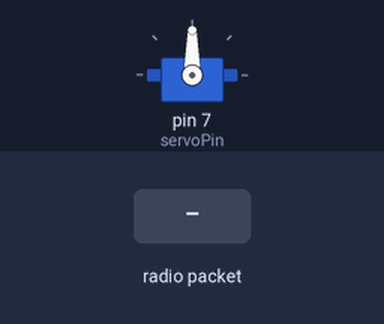
Bench run of a sketch on a simulated Arduino Uno, built with avr-gcc and run on an emulated ATmega328P. On the bench: servo. The inputs (shaded band) are chosen by the test bench. No radio packets arrive unless stated.

Above: at 1.2 s.
1.3 s: radio packet "s" arrives
At 1.45 s:
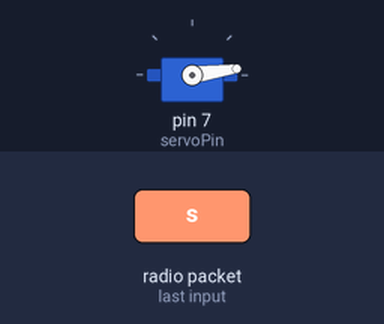
At 2.05 s:
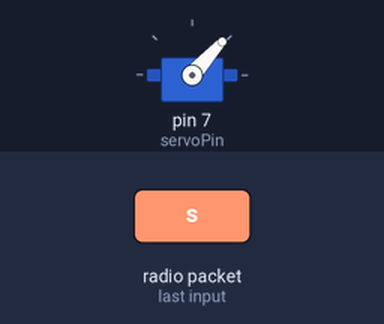
Timing chart, 0 to 4.3 s (numbered marks = the images above; inputs shaded):
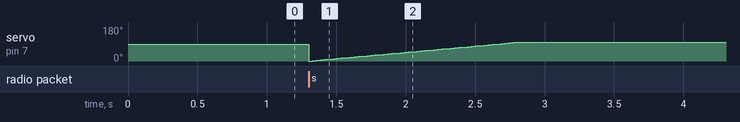

The sketch:

Room_Light.ino
```cpp
#include <SPI.h>
#include <nRF24L01.h>
#include <RF24.h>
#include <Servo.h>

int servoPin = 7;
Servo servo;
int angle = 0;   // servo position in degrees

#define CE_PIN 9
#define CSN_PIN 10

const uint64_t ch1 = 1;
RF24 radio(CE_PIN,CSN_PIN);

byte rec[1];
void setup() {
  Serial.begin(115200);
  radio.begin();
  radio.openReadingPipe(1,ch1);
  radio.startListening();
  servo.attach(servoPin);

}

void loop() {
  if ( radio.available() != 0)
  {
      radio.read( (rec), (sizeof(rec)) );
      if(rec[0]=='s'){
          for(angle = 0; angle < 100; angle++)
        {
          servo.write(angle);
          delay(15);
        }

      }
  }

}
```
